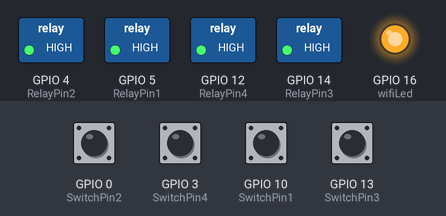
The sketch below on a simulated ESP8266 (NodeMCU). Shown: switched loads named in the sketch (green lamp = pin HIGH), output pins drawn as LEDs (lit = HIGH). The inputs (shaded band) are chosen by the test bench; at power-on: GPIO 0 (SwitchPin2), GPIO 3 (SwitchPin4), GPIO 10 (SwitchPin1), GPIO 13 (SwitchPin3) HIGH. WiFi joins after 1.5 s; servers stay silent unless stated; what the sketch prints to the serial monitor is not drawn.

Above: at 3.7 s.
3.8 s: GPIO 0 (SwitchPin2) pulled LOW for 0.15 s
At 3.87 s:
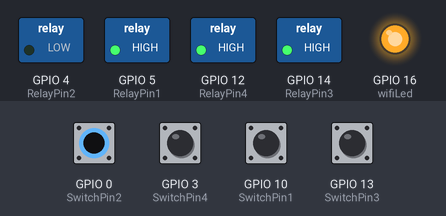
5.4 s: GPIO 3 (SwitchPin4) pulled LOW for 0.15 s
At 5.47 s:
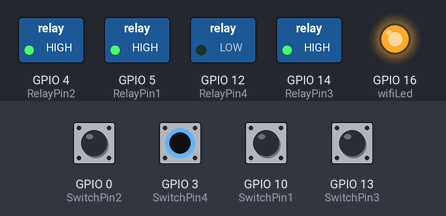
7.0 s: GPIO 10 (SwitchPin1) pulled LOW for 0.15 s
At 7.07 s:
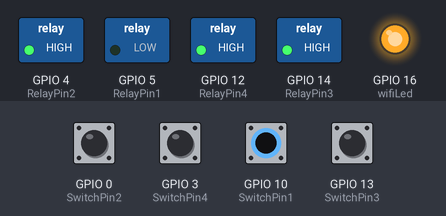
8.6 s: GPIO 13 (SwitchPin3) pulled LOW for 0.15 s
At 8.67 s:
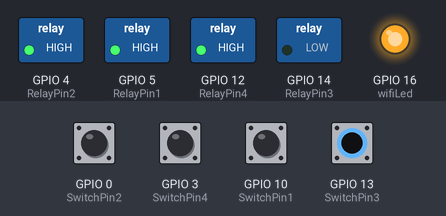
10.2 s: GPIO 0 (SwitchPin2) driven LOW and GPIO 3 (SwitchPin4) driven LOW
At 10.7 s:
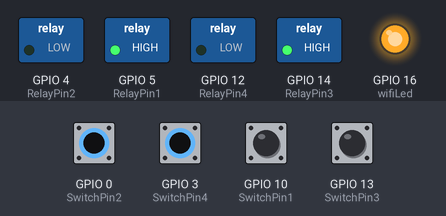
11.7 s: GPIO 10 (SwitchPin1) pulled LOW for 1 s
At 12.5 s:
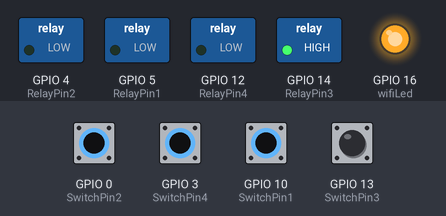
Timing chart, 0 to 14.7 s (numbered marks = the images above; inputs shaded):
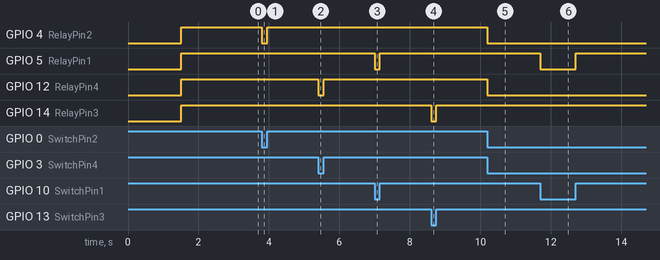

The sketch:

home_automation.ino
```cpp
#include <BlynkSimpleEsp8266.h>
#include <ESP8266WiFi.h>

#define BLYNK_TEMPLATE_ID "TMPL3On5pdO-u"
#define BLYNK_TEMPLATE_NAME "HOME AUTOMATION"
#define BLYNK_AUTH_TOKEN "1QpA2HJ66oMMAnBSUaTpXLYraqTDIooP"

char ssid[] = "OPPO A77s";
char pass[] = "elai@2333";

bool fetch_blynk_state = true;

#define RelayPin1 5  //D1
#define RelayPin2 4  //D2
#define RelayPin3 14 //D5
#define RelayPin4 12 //D6

#define SwitchPin1 10  //D4
#define SwitchPin2 0   //D3
#define SwitchPin3 13  //D7
#define SwitchPin4 3   //RX

#define wifiLed   16   //D0

#define VPIN_BUTTON_1    V1
#define VPIN_BUTTON_2    V2
#define VPIN_BUTTON_3    V3
#define VPIN_BUTTON_4    V4

bool toggleState_1 = LOW;
bool toggleState_2 = LOW;
bool toggleState_3 = LOW;
bool toggleState_4 = LOW;

bool SwitchState_1 = LOW;
bool SwitchState_2 = LOW;
bool SwitchState_3 = LOW;
bool SwitchState_4 = LOW;

int wifiFlag = 0;
char auth[] = BLYNK_AUTH_TOKEN;

BLYNK_WRITE(VPIN_BUTTON_1) {
  toggleState_1 = param.asInt();
  digitalWrite(RelayPin1, !toggleState_1);
}

BLYNK_WRITE(VPIN_BUTTON_2) {
  toggleState_2 = param.asInt();
  digitalWrite(RelayPin2, !toggleState_2);
}

BLYNK_WRITE(VPIN_BUTTON_3) {
  toggleState_3 = param.asInt();
  digitalWrite(RelayPin3, !toggleState_3);
}

BLYNK_WRITE(VPIN_BUTTON_4) {
  toggleState_4 = param.asInt();
  digitalWrite(RelayPin4, !toggleState_4);
}

BLYNK_WRITE(VPIN_BUTTON_C) {
  all_SwitchOff();
}

void all_SwitchOff() {
  toggleState_1 = 0;
  digitalWrite(RelayPin1, HIGH);
  Blynk.virtualWrite(VPIN_BUTTON_1, toggleState_1);
  delay(100);
  toggleState_2 = 0;
  digitalWrite(RelayPin2, HIGH);
  Blynk.virtualWrite(VPIN_BUTTON_2, toggleState_2);
  delay(100);
  toggleState_3 = 0;
  digitalWrite(RelayPin3, HIGH);
  Blynk.virtualWrite(VPIN_BUTTON_3, toggleState_3);
  delay(100);
  toggleState_4 = 0;
  digitalWrite(RelayPin4, HIGH);
  Blynk.virtualWrite(VPIN_BUTTON_4, toggleState_4);
  delay(100);
}

void manual_control() {
  if (digitalRead(SwitchPin1) == LOW && SwitchState_1 == LOW) {
    digitalWrite(RelayPin1, LOW);
    toggleState_1 = HIGH;
    SwitchState_1 = HIGH;
    Blynk.virtualWrite(VPIN_BUTTON_1, toggleState_1);
    Serial.println("Switch-1 on");
  }
  if (digitalRead(SwitchPin1) == HIGH && SwitchState_1 == HIGH) {
    digitalWrite(RelayPin1, HIGH);
    toggleState_1 = LOW;
    SwitchState_1 = LOW;
    Blynk.virtualWrite(VPIN_BUTTON_1, toggleState_1);
    Serial.println("Switch-1 off");
  }
  if (digitalRead(SwitchPin2) == LOW && SwitchState_2 == LOW) {
    digitalWrite(RelayPin2, LOW);
    toggleState_2 = HIGH;
    SwitchState_2 = HIGH;
    Blynk.virtualWrite(VPIN_BUTTON_2, toggleState_2);
    Serial.println("Switch-2 on");
  }
  if (digitalRead(SwitchPin2) == HIGH && SwitchState_2 == HIGH) {
    digitalWrite(RelayPin2, HIGH);
    toggleState_2 = LOW;
    SwitchState_2 = LOW;
    Blynk.virtualWrite(VPIN_BUTTON_2, toggleState_2);
    Serial.println("Switch-2 off");
  }
  if (digitalRead(SwitchPin3) == LOW && SwitchState_3 == LOW) {
    digitalWrite(RelayPin3, LOW);
    toggleState_3 = HIGH;
    SwitchState_3 = HIGH;
    Blynk.virtualWrite(VPIN_BUTTON_3, toggleState_3);
    Serial.println("Switch-3 on");
  }
  if (digitalRead(SwitchPin3) == HIGH && SwitchState_3 == HIGH) {
    digitalWrite(RelayPin3, HIGH);
    toggleState_3 = LOW;
    SwitchState_3 = LOW;
    Blynk.virtualWrite(VPIN_BUTTON_3, toggleState_3);
    Serial.println("Switch-3 off");
  }
  if (digitalRead(SwitchPin4) == LOW && SwitchState_4 == LOW) {
    digitalWrite(RelayPin4, LOW);
    toggleState_4 = HIGH;
    SwitchState_4 = HIGH;
    Blynk.virtualWrite(VPIN_BUTTON_4, toggleState_4);
    Serial.println("Switch-4 on");
  }
  if (digitalRead(SwitchPin4) == HIGH && SwitchState_4 == HIGH) {
    digitalWrite(RelayPin4, HIGH);
    toggleState_4 = LOW;
    SwitchState_4 = LOW;
    Blynk.virtualWrite(VPIN_BUTTON_4, toggleState_4);
    Serial.println("Switch-4 off");
  }
}

void setup()
{
  Serial.begin(11520);

  WiFi.begin(ssid, pass);
  // Wait for connection
  while (WiFi.status() != WL_CONNECTED) {
    delay(500);
    Serial.print(".");
  }
  Serial.print("\nConnected to ");
  Serial.println(ssid);
  Serial.print("IP address:100.67.247.217 ");
  Serial.println(WiFi.localIP());

  pinMode(RelayPin1, OUTPUT);
  pinMode(RelayPin2, OUTPUT);
  pinMode(RelayPin3, OUTPUT);
  pinMode(RelayPin4, OUTPUT);

  pinMode(wifiLed, OUTPUT);

  pinMode(SwitchPin1, INPUT_PULLUP);
  pinMode(SwitchPin2, INPUT_PULLUP);
  pinMode(SwitchPin3, INPUT_PULLUP);
  pinMode(SwitchPin4, INPUT_PULLUP);

  //During Starting all Relays should TURN OFF
  digitalWrite(RelayPin1, !toggleState_1);
  digitalWrite(RelayPin2, !toggleState_2);
  digitalWrite(RelayPin3, !toggleState_3);
  digitalWrite(RelayPin4, !toggleState_4);

  digitalWrite(wifiLed, HIGH);
  //Blynk.begin(auth, ssid, pass);
  WiFi.begin(ssid, pass);
  Blynk.config(auth);
  delay(1000);

  if (!fetch_blynk_state){
    Blynk.virtualWrite(VPIN_BUTTON_1, toggleState_1);
    Blynk.virtualWrite(VPIN_BUTTON_2, toggleState_2);
    Blynk.virtualWrite(VPIN_BUTTON_3, toggleState_3);
    Blynk.virtualWrite(VPIN_BUTTON_4, toggleState_4);
  }
}

void loop()
{
  manual_control();
  Blynk.run();
}
```

Measured:
- after the input at 3.8 s, GPIO 4 (RelayPin2): HIGH → LOW at once, → HIGH 0.15 s later
- after the input at 5.4 s, GPIO 12 (RelayPin4): HIGH → LOW at once, → HIGH 0.15 s later
- after the input at 7.0 s, GPIO 5 (RelayPin1): HIGH → LOW at once, → HIGH 0.15 s later
- after the input at 8.6 s, GPIO 14 (RelayPin3): HIGH → LOW at once, → HIGH 0.15 s later
- after the input at 10.2 s, GPIO 4 (RelayPin2), GPIO 12 (RelayPin4): HIGH → LOW at once
- after the input at 11.7 s, GPIO 5 (RelayPin1): HIGH → LOW at once, → HIGH 1.0 s later
